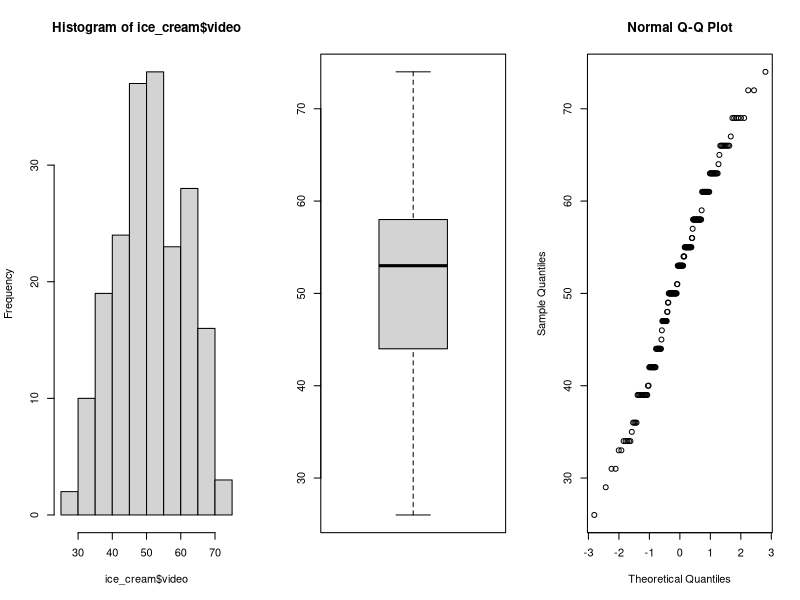
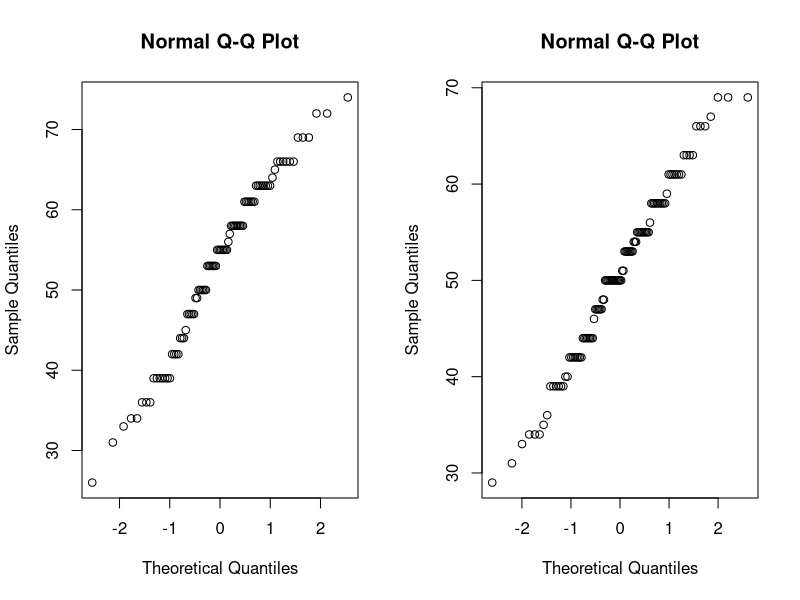
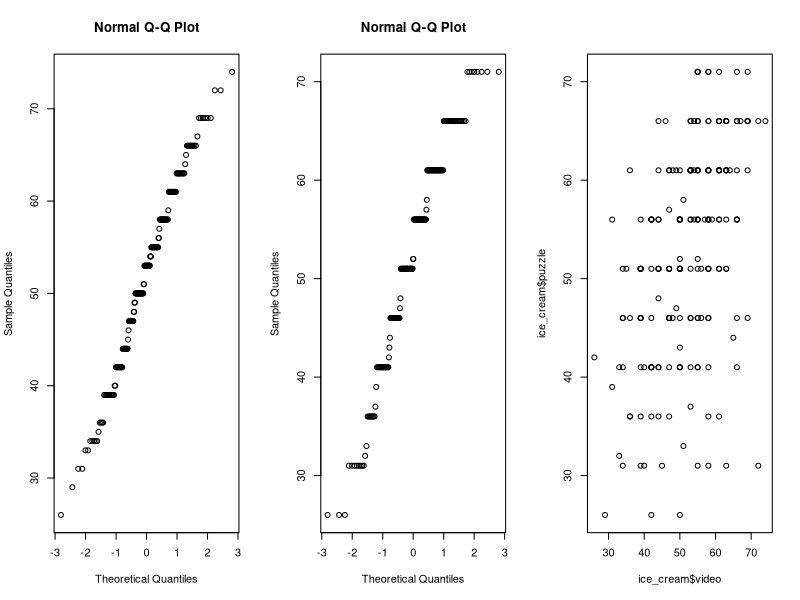

Write R code to recreate these figures, in order.
## ---- chunk 1
ice_cream <- read.csv('data/Ice_cream.csv')
ice_cream$ice_cream <- NULL

video.mean <- mean(ice_cream$video)

par(mfrow=c(1,3))
hist(ice_cream$video)
boxplot(ice_cream$video)
qqnorm(ice_cream$video)

shapiro.test(ice_cream$video)
## ---- chunk 2
# Compute 97% CI
video.sd <- sd(ice_cream$video)
margin <- qnorm(0.985)*video.sd/sqrt(length(ice_cream$video))
ci.lower <- video.mean - margin
ci.upper <- video.mean + margin
print(paste("CI:", ci.lower, ci.upper))

# Compute sample size for size 3 CI
margin.target = 3 / 2
n.sample <- (qnorm(0.985)*video.sd/margin.target)^2
print(paste("Required sample size:", ceiling(n.sample)))

# Compute bootstrap CI
B=1000
Tstar=numeric(B)
for (i in 1:B){
  Xstar=sample(ice_cream$video,replace=TRUE)
  Tstar[i]=mean(Xstar)
}
Tstar.015 <- quantile(Tstar, 0.015)
Tstar.985 <- quantile(Tstar, 0.985)
print(paste("Bootstrap CI:", 2*video.mean-Tstar.985, 2*video.mean-Tstar.015))
## ---- chunk 3
t.test(ice_cream$video, mu=50, alternative = "greater")

t.test(ice_cream$video, mu=51, alternative = "greater")
## ---- chunk 4
sum.g50 <- sum(ice_cream$video > 50)
binom.test(sum.g50, length(ice_cream$video), p=0.5, alt="g")

wilcox.test(ice_cream$video, mu=50, alt="g")

sum.l42 <- sum(ice_cream$video < 42)
binom.test(sum.l42, length(ice_cream$video), p=0.25, alt="l")
## ---- chunk 5
# Bootstrap samples
B <- 1000
t <- min(ice_cream$video)
n <- length(ice_cream$video)
ps <- numeric(101)
sd.test <- sqrt(100)
for (j in 0:100){
  tstar <- numeric(B)
  for (i in 1:B){
    xstar <- rnorm(n, mean=j, sd=sd.test)
    tstar[i] <- min(xstar)
  }
  p.left <- sum(tstar<t)/B
  p.right <- sum(tstar>t)/B
  ps[j+1] <- 2*min(p.left, p.right)
}
mus <- seq(0,100)[ps >= 0.05]
print(mus)
## ---- chunk 6
ps <- numeric(101)
for (j in 0:100){
  ksresult <- ks.test(ice_cream$video, pnorm, j, sd.test)
  ps[j+1] <- ksresult$p.value
}
mus <- seq(0,100)[ps >= 0.05]
print(mus)
## ---- chunk 7
scores.boys <- ice_cream$video[ice_cream$female==FALSE]
scores.girls <- ice_cream$video[ice_cream$female==TRUE]
par(mfrow=c(1,2))
qqnorm(scores.boys)
qqnorm(scores.girls)

t.test(scores.boys, scores.girls, alt="g")
wilcox.test(scores.boys, scores.girls, alt="g")
ks.test(scores.boys, scores.girls, alternative ="greater")
## ---- chunk 8
par(mfrow=c(1,3))
qqnorm(ice_cream$video)
shapiro.test(ice_cream$video)
qqnorm(ice_cream$puzzle)
shapiro.test(ice_cream$puzzle)
plot(ice_cream$video, ice_cream$puzzle)
## ---- chunk 9
cor.test(ice_cream$video, ice_cream$puzzle)
cor.test(ice_cream$video, ice_cream$puzzle, method = "spearman")
## ---- chunk 10
cream <- read.table("data/cream.txt")
